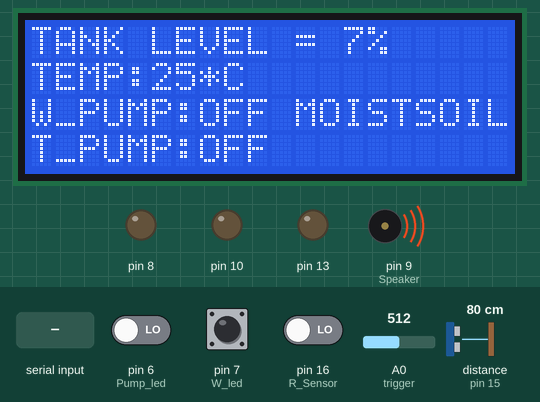
A sketch run on a simulated Arduino Uno, built with avr-gcc and run on an emulated ATmega328P. Shown: 20×4 character LCD, output pins drawn as LEDs (lit = HIGH), buzzer (waves = sounding). Wiring (inferred from the names in the program): ultrasonic range finder: trigger A0; echo pin 15. The test bench sets the inputs (shaded band); at power-on: pin 6 (Pump_led) LOW, A0 (trigger) = 512, pin 16 (R_Sensor) LOW, pin 7 (W_led) HIGH, distance to the obstacle (sensor on pin 15) 80 cm. The echo pulse lasts 58.3 µs per cm; the modem accepts every AT command (registered, SIM ready, sends succeed) and sends nothing else; pins used as bus, display or sensor lines are not drawn; what the sketch prints to the serial monitor is not drawn.

Above: at 2.2 s.
2.3 s: pin 6 (Pump_led) driven HIGH
At 6.4 s:
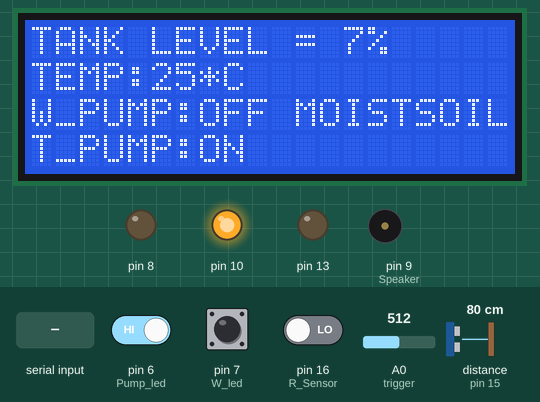
6.9 s: A0 (trigger) set to 687
9.5 s: A0 (trigger) set to 717
At 10.6 s:
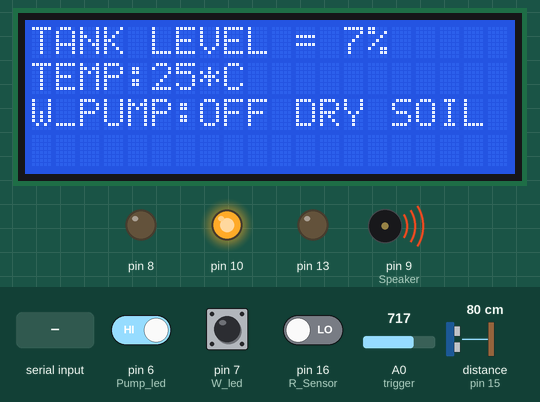
14.3 s: "on" received over Serial
At 17.6 s:
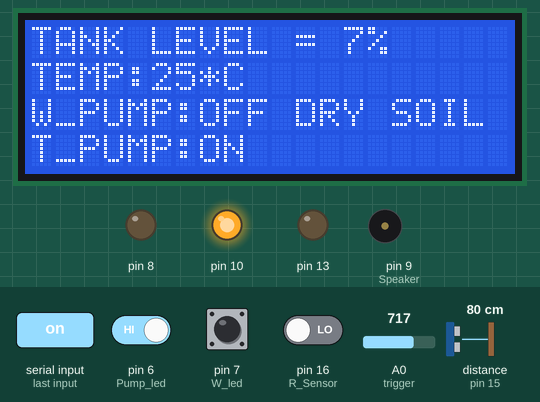
20.8 s: pin 16 (R_Sensor) driven HIGH
At 23.3 s:
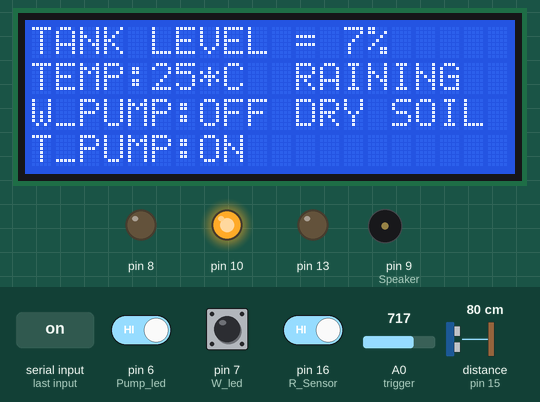
25.0 s: pin 6 (Pump_led) driven LOW
At 25.8 s:
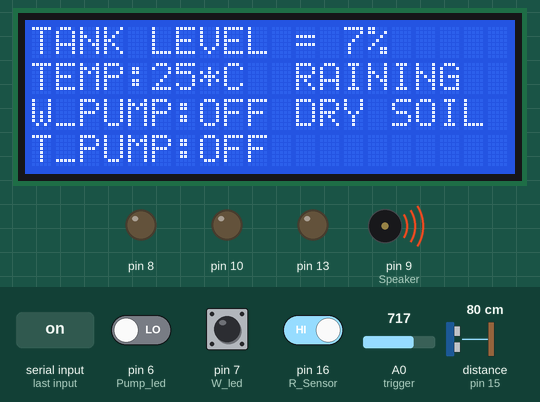
Timing chart, 0 to 31.4 s (numbered marks = the images above; inputs shaded):
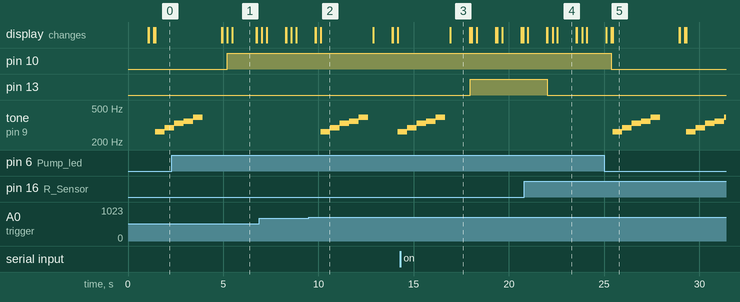

Measured:
- the behaviour switches between 700 and 701 on A0 (trigger) (found by bisection; images 1 and 2)
- after the input at 2.3 s, pin 10: LOW → HIGH after 2.9 s; tone on pin 9 (Speaker): goes on until 3.9 s, then stays silent
- after the input at 9.5 s, tone on pin 9 (Speaker): plays 262 Hz for 0.50 s, 294 Hz for 0.50 s, 330 Hz for 0.50 s, 349 Hz for 0.50 s, 392 Hz for 0.50 s, 262 Hz for 0.13 s, starting after 0.62 s; the display: first differs from a run without the input after 0.36 s (image 2 shows a later state)
- after the input at 14.3 s, pin 13: LOW → HIGH after 3.7 s; tone on pin 9 (Speaker): goes on until 16.7 s, then stays silent
- after the input at 20.8 s, pin 13: HIGH → LOW after 1.2 s; the display: first differs from a run without the input after 1.2 s (image 4 shows a later state)
- after the input at 25.0 s, pin 10: HIGH → LOW after 0.38 s; tone on pin 9 (Speaker): plays 262 Hz for 0.50 s, 294 Hz for 0.50 s, 330 Hz for 0.50 s, 349 Hz for 0.50 s, 392 Hz for 0.50 s, 262 Hz for 0.50 s … (10 notes in this stretch), starting after 0.45 s; the display: first differs from a run without the input after 0.45 s (image 5)
- what the display in image 1 shows lasts 1.2 s, from 5.5 s to 6.7 s

The sketch:

plantWatering.ino
```cpp
#include <LiquidCrystal.h> //LCD Library
#include <SoftwareSerial.h> //GSM Library

#define NOTE_C4 262
#define NOTE_D4 294
#define NOTE_E4 330
#define NOTE_F4 349
#define NOTE_G4 392
#define NOTE_A4 440
#define NOTE_B4 494
#define NOTE_C5 523
#define echo 15
#define trigger 14

int temp = 0;
int temp1 = 0;
int T_Sensor = A3;
int M_Sensor = A0;
int R_Sensor = 16;
int W_led = 7;
int Pump_led = 6;
int P_led = 13;
int T_led = 10;
int Speaker = 9;
int Speaker1 = 8;
int val;
int cel;
String text;
long duration;
int distance;
int distance_percent;
int rain;

SoftwareSerial SIM900(0, 1);
LiquidCrystal lcd(12, 11, 5, 4, 3, 2);

void setup()
{
  lcd.begin(20, 4);
  lcd.clear();
  pinMode(13, OUTPUT);
  pinMode(7, INPUT);
  pinMode(10, OUTPUT);
  pinMode(6, INPUT);
  SIM900.begin(9600);
  Serial.begin(9600);
  pinMode(9, OUTPUT);
  pinMode(8, OUTPUT);
  pinMode(echo, INPUT);
  pinMode(trigger, OUTPUT);
  digitalWrite(trigger, LOW);

  val = analogRead(T_Sensor); //Read Temperature sensor value
  int mv = ( val / 1024.0) * 5000;
  cel = mv / 10;

  lcd.setCursor(0, 0);
  lcd.print("MBSD Project");
  lcd.setCursor(0, 1);
  lcd.print("Group-5");
  delay(1000);
}

void loop()
{
  lcd.clear();
  int Moisture = analogRead(M_Sensor); //Read Moisture Sensor Value
  // LEVEL SENSOR
  digitalWrite(trigger, LOW);
  delayMicroseconds(2);
  digitalWrite(trigger, HIGH);
  delayMicroseconds(10);
  digitalWrite(trigger, LOW);
  duration = pulseIn(echo, HIGH);
  distance = duration * 0.017;
  distance_percent = map( distance, 0, 1023, 0, 100);

  rain = digitalRead(R_Sensor); //Read Rain sensor value

  lcd.setCursor(0, 0);
  lcd.print("TANK LEVEL = ");
  lcd.print(distance_percent);
  lcd.print("%");
  lcd.setCursor(0, 1);
  lcd.print("TEMP:");
  lcd.setCursor(5, 1);
  lcd.print(cel);
  lcd.setCursor(7, 1);
  lcd.print("*C");

  while (Serial.available())
  {
    delay(10);
    char c = Serial.read();
    text += c;
  }

  if (text.length() > 0)
  {
    Serial.println(text);
    if (text == "on")
    {
      digitalWrite(6, HIGH);
      digitalWrite(7, HIGH);
    }
    if (text == "off")
    {
      digitalWrite(6, LOW);
      digitalWrite(7, LOW);
    }
    text = "";
  }

  if (Moisture > 700)  // for dry soil
  {
    lcd.setCursor(11, 2);
    lcd.print("DRY SOIL");
    //lcd.setCursor(15, 1);
    //lcd.print("SOIL");
    if (digitalRead(W_led) == 1 && rain == 0) //test the availability of water in storage
    {
      digitalWrite(13, HIGH);
      sms2();
      lcd.setCursor(0, 2);
      lcd.print("W_PUMP:ON");
    }
    else if (digitalRead(W_led) == 1 && rain == 1)
    {
      lcd.setCursor(11, 1);
      lcd.print("RAINING");
      digitalWrite(13, LOW);
      sms();
      lcd.setCursor(0, 2);
      lcd.print("W_PUMP:OFF");
    }
    else if (digitalRead(W_led) == 0 && rain == 1)
    {
      lcd.setCursor(11, 1);
      lcd.print("RAINING");
      digitalWrite(13, LOW);
      sms();
      lcd.setCursor(0, 2);
      lcd.print("W_PUMP:OFF");
    }
    else
    {
      digitalWrite(13, LOW);
      sms();
      lcd.setCursor(0, 2);
      lcd.print("W_PUMP:OFF");

      tone(Speaker, NOTE_C4, 500);
      delay(500);
      tone(Speaker, NOTE_D4, 500);
      delay(500);
      tone(Speaker, NOTE_E4, 500);
      delay(500);
      tone(Speaker, NOTE_F4, 500);
      delay(500);
      tone(Speaker, NOTE_G4, 500);
      delay(500);
    }
  }

  else if (Moisture >= 300 && Moisture <= 700) //for Moist Soil
  {
    lcd.setCursor(11, 2);
    lcd.print("MOISTSOIL");
    //lcd.setCursor(11, 2);
    //lcd.print("SOIL");
    digitalWrite(13, LOW);
    sms();
    lcd.setCursor(0, 2);
    lcd.print("W_PUMP:OFF");
    if (rain == 1)
    {
      lcd.setCursor(11, 1);
      lcd.print("RAINING");
    }
  }

  else if (Moisture < 300)  // For Soggy soil
  {
    lcd.setCursor(11, 2);
    lcd.print("SOGGYSOIL");
    digitalWrite(13, LOW);
    sms();
    lcd.setCursor(0, 2);
    lcd.print("W_PUMP:OFF");
    if (rain == 1)
    {
      lcd.setCursor(11, 1);
      lcd.print("RAINING");
    }
  }

  if (distance_percent > 85 && temp == 0) // Water Level
  {
    digitalWrite(10, LOW);
    sms1();
    lcd.setCursor(0, 3);
    lcd.print("T_PUMP:OFF");
    temp = 1;
    temp1 = 0;
  }
  if (distance_percent > 46 && temp == 1)
  {
    digitalWrite(10, LOW);
    sms1();
    lcd.setCursor(0, 3);
    lcd.print("T_PUMP:OFF");
  }
  if (distance_percent < 45 && temp1 == 0)
  {
    if (digitalRead(Pump_led) == 1) //test the availability of tank in storage
    {
      digitalWrite(10, HIGH);
      sms3();
      lcd.setCursor(0, 3);
      lcd.print("T_PUMP:ON");
      temp1 = 1;
      temp = 0;
    }
    else
    {
      digitalWrite(10, LOW);
      sms1();
      lcd.setCursor(0, 3);
      lcd.print("T_PUMP:OFF");

      tone(Speaker, NOTE_C4, 500);
      delay(500);
      tone(Speaker, NOTE_D4, 500);
      delay(500);
      tone(Speaker, NOTE_E4, 500);
      delay(500);
      tone(Speaker, NOTE_F4, 500);
      delay(500);
      tone(Speaker, NOTE_G4, 500);
      delay(500);
    }
  }
  if (distance_percent < 86 && temp1 == 1)
  {
    if (digitalRead(Pump_led) == 1) //test the availability of tank in storage
    {
      digitalWrite(10, HIGH);
      sms3();
      lcd.setCursor(0, 3);
      lcd.print("T_PUMP:ON");
      temp1 = 1;
    }
    else
    {
      digitalWrite(10, LOW);
      sms1();
      lcd.setCursor(0, 3);
      lcd.print("T_PUMP:OFF");

      tone(Speaker, NOTE_C4, 500);
      delay(500);
      tone(Speaker, NOTE_D4, 500);
      delay(500);
      tone(Speaker, NOTE_E4, 500);
      delay(500);
      tone(Speaker, NOTE_F4, 500);
      delay(500);
      tone(Speaker, NOTE_G4, 500);
      delay(500);
    }
  }
  delay(1000);
}

void sms()
{
  SIM900.print("AT+CMGF=1\r");
  delay(200);
  SIM900.println("AT + CMGS = \"+91xxxxxxxxxx\"");// recipient's mobile number
  SIM900.println("WATERING PUMP IS OFF");// message to send
  Serial.println("WATERING PUMP IS OFF");
  SIM900.println((char)26); // End AT command with a ^Z, ASCII code 26
  Serial.println((char)26);
  //delay(200);
  SIM900.println();
}

void sms1()
{
  SIM900.print("AT+CMGF=1\r");
  SIM900.println("AT + CMGS = \"+91xxxxxxxxxx\"");// recipient's mobile number
  SIM900.println("TANK PUMP IS OFF"); // message to send
  Serial.println("TANK PUMP IS OFF");
  SIM900.println((char)26); // End AT command with a ^Z, ASCII code 26
  Serial.println((char)26);
  //delay(200);
  SIM900.println();
}

void sms2()
{
  SIM900.print("AT+CMGF=1\r");
  SIM900.println("AT + CMGS = \"+91xxxxxxxxxx\"");// recipient's mobile number
  SIM900.println("WATERING PUMP IS ON"); // message to send
  Serial.println("WATERING PUMP IS ON");
  //delay(200);
  SIM900.println((char)26); // End AT command with a ^Z, ASCII code 26
  Serial.println((char)26);
  //delay(200);
  SIM900.println();
}

void sms3()
{
  SIM900.print("AT+CMGF=1\r");
  delay(200);
  SIM900.println("AT + CMGS = \"+91xxxxxxxxxx\"");// recipient's mobile number
  SIM900.println("TANK PUMP IS ON"); // message to send
  Serial.println("TANK PUMP IS ON");
  //delay(200);
  SIM900.println((char)26); // End AT command with a ^Z, ASCII code 26
  Serial.println((char)26);
  //delay(200);
  SIM900.println();
}
```
